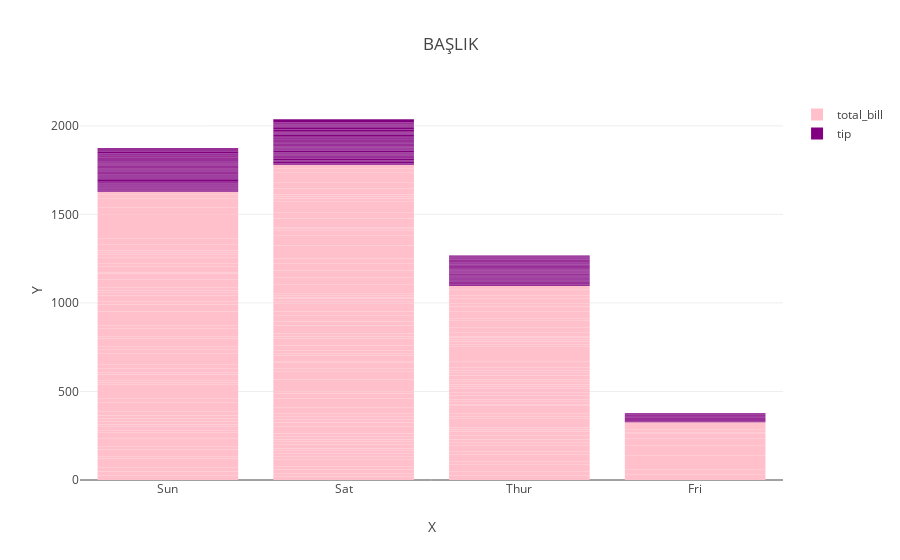

Notebook code cell kept with this figure:
### Code cell
trace1=go.Bar(x=df.day,
             y=df.total_bill,
             name="total_bill",
             marker=dict(color="pink"))

trace2=go.Bar(x=df.day,
             y=df.tip,
             name="tip",
             marker=dict(color="purple"))

data=[trace1,trace2]
layout=dict(title="BAŞLIK",xaxis=dict(title="X"),yaxis=dict(title="Y"),barmode="relative")
fig=dict(data=data,layout=layout)
iplot(fig)

### Figure 1 — Plotly figure (JSON) as saved in the notebook; plotly's stock layout.template omitted (floating-point values rounded to 4 significant figures; data arrays with more than 128 entries replaced by an {"elided": "..."} marker saying what was removed)
{"data": [{"marker": {"color": "pink"}, "name": "total_bill", "type": "bar", "x": {"elided": "244 str values"}, "y": {"elided": "244 float values"}}, {"marker": {"color": "purple"}, "name": "tip", "type": "bar", "x": {"elided": "244 str values"}, "y": {"elided": "244 float values"}}], "layout": {"barmode": "relative", "title": {"text": "BAŞLIK"}, "xaxis": {"title": {"text": "X"}}, "yaxis": {"title": {"text": "Y"}}}}
